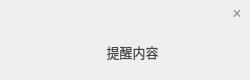
<?xml version="1.0" encoding="UTF-8"?>
<ui version="4.0">
 <class>NotificationPopup</class>
 <widget class="QWidget" name="NotificationPopup">
  <property name="geometry">
   <rect>
    <x>0</x>
    <y>0</y>
    <width>250</width>
    <height>80</height>
   </rect>
  </property>
  <property name="minimumSize">
   <size>
    <width>250</width>
    <height>80</height>
   </size>
  </property>
  <layout class="QVBoxLayout" name="mainLayout" stretch="1,3">
   <property name="spacing">
    <number>0</number>
   </property>
   <property name="leftMargin">
    <number>0</number>
   </property>
   <property name="topMargin">
    <number>0</number>
   </property>
   <property name="rightMargin">
    <number>0</number>
   </property>
   <property name="bottomMargin">
    <number>5</number>
   </property>
   <item>
    <widget class="QWidget" name="headerWidget">
     <layout class="QHBoxLayout" name="headerLayout">
      <property name="spacing">
       <number>8</number>
      </property>
      <property name="leftMargin">
       <number>8</number>
      </property>
      <property name="topMargin">
       <number>4</number>
      </property>
      <property name="rightMargin">
       <number>8</number>
      </property>
      <property name="bottomMargin">
       <number>4</number>
      </property>
      <item>
       <widget class="QLabel" name="titleLabel">
        <property name="text">
         <string/>
        </property>
        <property name="fixedSize" stdset="0">
         <size>
          <width>24</width>
          <height>24</height>
         </size>
        </property>
       </widget>
      </item>
      <item>
       <widget class="QLabel" name="titleTextLabel">
        <property name="styleSheet">
         <string>color: #333333; font-weight: bold; font-size: 12px;</string>
        </property>
        <property name="text">
         <string/>
        </property>
       </widget>
      </item>
      <item>
       <spacer name="horizontalSpacer">
        <property name="orientation">
         <enum>Qt::Orientation::Horizontal</enum>
        </property>
        <property name="sizeHint" stdset="0">
         <size>
          <width>40</width>
          <height>20</height>
         </size>
        </property>
       </spacer>
      </item>
      <item>
       <widget class="QPushButton" name="closeButton">
        <property name="styleSheet">
         <string>QPushButton { color: #888888; background: transparent; border: none; font-size: 16px; } QPushButton:hover { color: #d9534f; }</string>
        </property>
        <property name="text">
         <string>×</string>
        </property>
        <property name="fixedSize" stdset="0">
         <size>
          <width>20</width>
          <height>20</height>
         </size>
        </property>
       </widget>
      </item>
     </layout>
    </widget>
   </item>
   <item>
    <widget class="QWidget" name="contentWidget">
     <layout class="QVBoxLayout" name="contentLayout">
      <property name="spacing">
       <number>4</number>
      </property>
      <property name="leftMargin">
       <number>8</number>
      </property>
      <property name="topMargin">
       <number>4</number>
      </property>
      <property name="rightMargin">
       <number>8</number>
      </property>
      <property name="bottomMargin">
       <number>4</number>
      </property>
      <item>
       <layout class="QHBoxLayout" name="priorityLayout">
        <property name="spacing">
         <number>8</number>
        </property>
        <item>
         <widget class="QLabel" name="priorityLabel">
          <property name="fixedSize" stdset="0">
           <size>
            <width>20</width>
            <height>20</height>
           </size>
          </property>
         </widget>
        </item>
        <item>
         <widget class="QLabel" name="messageLabel">
          <property name="sizePolicy">
           <sizepolicy hsizetype="Expanding" vsizetype="Expanding">
            <horstretch>0</horstretch>
            <verstretch>0</verstretch>
           </sizepolicy>
          </property>
          <property name="styleSheet">
           <string>color: #444444; font-size: 13px;</string>
          </property>
          <property name="text">
           <string>提醒内容</string>
          </property>
          <property name="alignment">
           <set>Qt::AlignCenter</set>
          </property>
          <property name="wordWrap">
           <bool>true</bool>
          </property>
         </widget>
        </item>
       </layout>
      </item>
     </layout>
    </widget>
   </item>
  </layout>
 </widget>
 <resources/>
 <connections/>
</ui>
